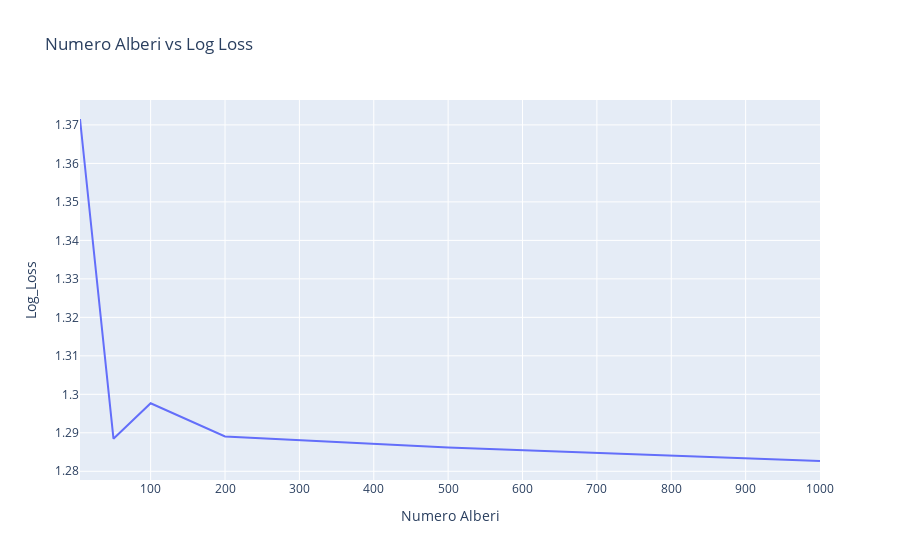

Here is the notebook cell this chart was saved with:
### Code cell
# Creare un dizionario con i valori di n_estimators (alberi) e log loss
results_dict = {'Numero Alberi': n_estimators, 'Log_Loss': log_loss_values}

# Creare un DataFrame da Pandas utilizzando il dizionario
model_df = pd.DataFrame(results_dict)

# Ordinare il DataFrame in base a N_estimators in ordine decrescente
model_df.sort_values(by='Numero Alberi', ascending=False, inplace=True)

# Creare un grafico a linee per visualizzare N_estimators rispetto a Log Loss
fig = px.line(model_df, x='Numero Alberi', y='Log_Loss', title='Numero Alberi vs Log Loss')

# Visualizzare il grafico
fig.show()

### Figure 1 — Plotly figure (JSON) as saved in the notebook; plotly's stock layout.template omitted (floating-point values rounded to 4 significant figures)
{"data": [{"hovertemplate": "Numero Alberi=%{x}<br>Log_Loss=%{y}<extra></extra>", "legendgroup": "", "line": {"color": "#636efa", "dash": "solid"}, "marker": {"symbol": "circle"}, "mode": "lines", "name": "", "orientation": "v", "showlegend": false, "type": "scatter", "x": [1000, 500, 200, 100, 50, 5], "xaxis": "x", "y": [1.283, 1.286, 1.289, 1.298, 1.288, 1.372], "yaxis": "y"}], "layout": {"autosize": true, "legend": {"tracegroupgap": 0}, "title": {"text": "Numero Alberi vs Log Loss"}, "xaxis": {"anchor": "y", "autorange": true, "domain": [0, 1], "range": [5, 1000], "title": {"text": "Numero Alberi"}, "type": "linear"}, "yaxis": {"anchor": "x", "autorange": true, "domain": [0, 1], "range": [1.278, 1.376], "title": {"text": "Log_Loss"}, "type": "linear"}}}
